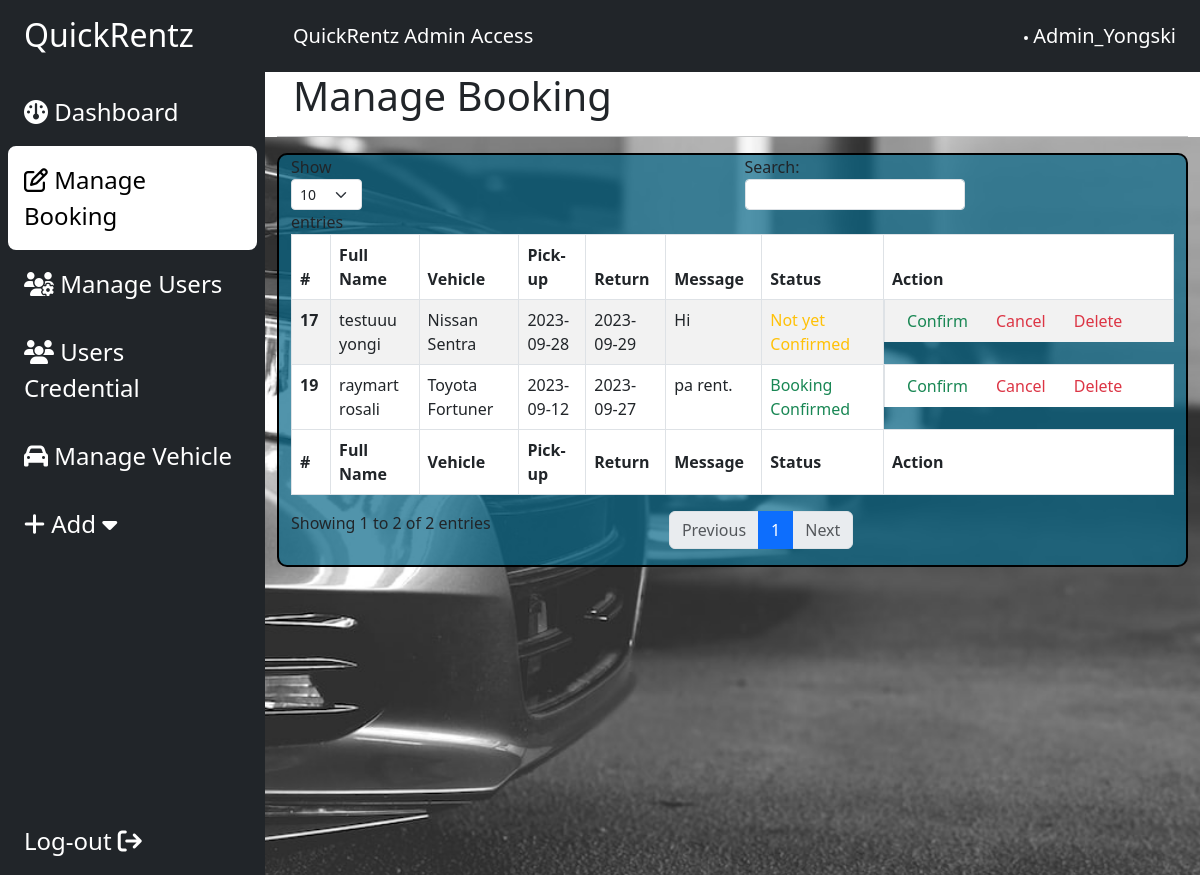
The app's page /admin/bookings.php (signed in) with its own data.
### tables this page shows
CREATE TABLE `reservation` (
  `ReservationID` int(11) NOT NULL,
  `UserID` int(11) NOT NULL,
  `VehicleID` int(11) NOT NULL,
  `Pickup` date NOT NULL,
  `Return` date NOT NULL,
  `Message` text NOT NULL,
  `Status` varchar(50) NOT NULL
);

CREATE TABLE `user` (
  `UserID` int(11) NOT NULL,
  `Username` varchar(11) NOT NULL,
  `FirstName` text NOT NULL,
  `LastName` text NOT NULL,
  `PhoneNumber` int(12) NOT NULL,
  `Address` varchar(250) NOT NULL,
  `Email` varchar(50) NOT NULL,
  `Password` varchar(11) NOT NULL,
  `Status` text NOT NULL,
  `Photo` varchar(50) NOT NULL,
  `AccCreated` datetime NOT NULL DEFAULT current_timestamp(),
  `FrontID` varchar(50) NOT NULL,
  `BackID` varchar(50) NOT NULL
);

CREATE TABLE `brand` (
  `BrandID` int(11) NOT NULL,
  `brandName` text NOT NULL,
  `brandLogo` int(11) NOT NULL
);

CREATE TABLE `vehicle` (
  `VehicleID` int(11) NOT NULL,
  `BrandID` int(11) NOT NULL,
  `Model` varchar(50) NOT NULL,
  `Year` year(4) NOT NULL,
  `Type` varchar(50) NOT NULL,
  `FuelType` varchar(50) NOT NULL,
  `Transmision` varchar(50) NOT NULL,
  `Mileage` varchar(50) NOT NULL,
  `SeatingCapacity` int(11) NOT NULL,
  `Rate` int(11) NOT NULL,
  `Image1` varchar(60) NOT NULL,
  `Image2` varchar(60) NOT NULL,
  `Image3` varchar(60) NOT NULL,
  `Image4` varchar(60) NOT NULL
);

### admin/bookings.php (the view, shortened to what this page needs)
<?php
include "includes/database.php";
?>
<!DOCTYPE html>
<html lang="en">
<head>
    <link href="https://cdn.jsdelivr.net/npm/bootstrap@5.3.0/dist/css/bootstrap.min.css" rel="stylesheet"
>
    <link rel="stylesheet" href="https://cdnjs.cloudflare.com/ajax/libs/font-awesome/6.4.0/css/all.min.css"
 />
    <link rel="stylesheet" href="style.css">
</head>
<body>
    <div class="main-container d-flex h-100">
        <div class="sidebar bg-dark" id="side_nav">
            <div class="header-box px-3 pt-3 pd-4 d-flex justify-content-between">
                <h2 class="text-white px-2">
                    QuickRentz
                </h2>
            </div>
            <ul class="list-unstyled px-2 pt-3">
                <li class="p-3"><a href="main.php" class="text-decoration-none fs-4"><i class="fa-solid fa-gauge"></i>
                        Dashboard</a></li>
                <li class="p-3 active"><a href="bookings.php" class="text-decoration-none fs-4"><i
                            class="fa-regular fa-pen-to-square"></i> Manage Booking</a></li>
                <li class="p-3"><a href="manageUsers.php" class="text-decoration-none fs-4"><i
                            class="fa-solid fa-users-gear"></i> Manage Users</a></li>
                <li class="p-3"><a href="users.php" class="text-decoration-none fs-4"><i class="fa-solid fa-users"></i>
                        Users Credential</a></li>
                <li class="p-3"><a href="vehicles.php" class="text-decoration-none fs-4"><i class="fa-solid fa-car"></i>
                        Manage Vehicle</a></li>
                <li class="p-3"> <a class="text-decoration-none fs-4" data-bs-toggle="collapse" href="#collapseAdd"
                        role="button" aria-expanded="false" aria-controls="collapseAdd"><i class="fa-solid fa-plus"></i>
                        Add <i class="fa-solid fa-caret-down"></i>
                    </a>
                </li>
            </ul>
            <ul class="list-unstyled signout px-4">
                <li>
                    <form method="POST" action="">
                        <a class="text-decoration-none fs-4" href="log-out.php" type="button">Log-out <i
                                class="fa-solid fa-arrow-right-from-bracket"></i></a>
                    </form>
                </li>
            </ul>
        </div>
        <div class="content">
            <?php include "includes/navbar.php"; ?>
            <div class="container-fluid bg-white">
                <h1 class="col-md-12 px-3">Manage Booking</h1>
                <hr>
            </div>
            <div class="container">
                <div class="container-fluid"
                    style="border: 2px solid #000; border-radius: 10px;background-color: rgba(8, 103, 136, 0.7);">
                    <table id="pagination" class="table table-striped table-bordered" style="width:100%;">
                        <thead>
                            <tr>
                                <th scope="col">#</th>
                                <th scope="col">Full Name</th>
                                <th scope="col">Vehicle</th>
                                <th scope="col">Pick-up</th>
                                <th scope="col">Return</th>
                                <th scope="col">Message</th>
                                <th scope="col">Status</th>
                                <th scope="col">Action</th>
                            </tr>
                        </thead>
                        <tbody>
                            <?php
                            $sqlReservation = "SELECT user.FirstName, user.LastName, brand.brandName, vehicle.Model, reservation.* FROM reservation INNER JOIN user ON reservation.UserID = user.UserID INNER JOIN vehicle ON reservation.VehicleID = vehicle.VehicleID
                        INNER JOIN brand ON vehicle.BrandID = brand.BrandID";
                            $initiateReservation = mysqli_query($conn, $sqlReservation);
                            while ($results = mysqli_fetch_assoc($initiateReservation)) {
                                if ($results['Status'] == 'Booking Confirmed') {
                                    $status = "<td class='text-success'>$results[Status]</td>";
                                } elseif ($results['Status'] == 'Booking Cancelled') {
                                    $status = "<td class='text-danger'>$results[Status]</td>";
                                } else {
                                    $status = "<td class='text-warning'>$results[Status]</td>";
                                }
                                echo "
                                <tr>
                                    <th scope='row'>$results[ReservationID]</th>
                                    <td>$results[FirstName] $results[LastName]</td>
                                    <td>$results[brandName] $results[Model]</td>
                                    <td>$results[Pickup]</td>
                                    <td>$results[Return]</td>
                                    <td>$results[Message]</td>
                                    $status
                                    <td class='d-flex'>
                                        <form method='GET' action='confirm.php' class='px-2'>
                                            <input type='hidden' name='ReservationID' value='$results[ReservationID]'>
                                            <button type='submit' class='btn-delete text-success' style='border:none;background:none;'>Confirm</button>
                                        </form>
                                        <form method='GET' action='cancel.php' class='px-2'>
                                            <input type='hidden' name='ReservationID' value='$results[ReservationID]'>
                                            <button type='submit' class='btn-delete text-danger' style='border:none;background:none;'>Cancel</button>
                                        </form>
                                        <form method='GET' action='deletebooking.php' class='px-2'>
                                            <input type='hidden' name='ReservationID' value='$results[ReservationID]'>
                                            <button type='submit' class='btn-delete text-danger' style='border:none;background:none;'>Delete</button>
                                        </form>
                                    </td>
                                </tr>";
                            }
                            ?>
                        </tbody>
                        <tfoot>
                            <tr>
                                <th scope="col">#</th>
                                <th scope="col">Full Name</th>
                                <th scope="col">Vehicle</th>
                                <th scope="col">Pick-up</th>
                                <th scope="col">Return</th>
                                <th scope="col">Message</th>
                                <th scope="col">Status</th>
                                <th scope="col">Action</th>
                            </tr>
                        </tfoot>
                    </table>
                </div>
            </div>
        </div>
    </div>
</body>
</html>

### admin/style.css (style rules this page uses)
#side_nav { min-width: 265px; max-width: 265px; transition: 0.5s; }
.content { min-width: 100vh; width: 100%; height: 100%; }
.active { background-color: #fff; border-radius: 8px; }
.sidebar li.active a, .sidebar li.active a:hover { color: #000; }
.sidebar li a, .signout { color: #fff; }
.signout { margin-top: 100%; }
.main-container { background-image: url('img/photo-1585503418537-88331351ad99.jpg'); background-size: cover; background-repeat: no-repeat; }

### records on screen
reservation: ReservationID "17", UserID.FirstName "testuuu", UserID.LastName "yongi", brand.brandName "Nissan", VehicleID.Model "Sentra", Pickup "2023-09-28", Return "2023-09-29", Message "Hi", Status "Not yet Confirmed"
reservation: ReservationID "19", UserID.FirstName "raymart", UserID.LastName "rosali", brand.brandName "Toyota", VehicleID.Model "Fortuner", Pickup "2023-09-12", Return "2023-09-27", Message "pa rent.", Status "Booking Confirmed"

### other values on screen
$username "Admin_Yongski"
